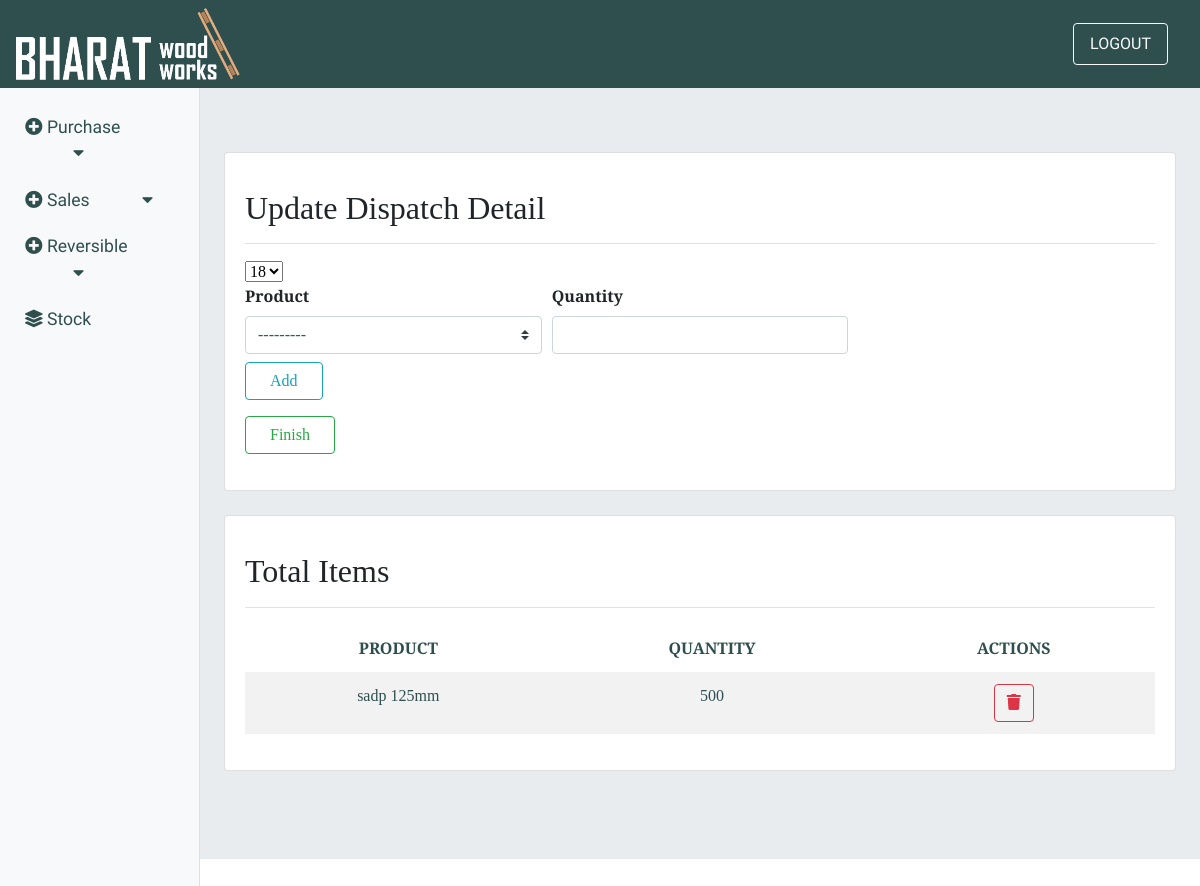
Page /Dis_update_detail/18 on the committed database.
### dispatch/models.py (models this page shows)
class Dispatch(models.Model):
    date = models.DateField(null=True)
    plant = models.ForeignKey(Plant, on_delete=models.CASCADE)
    truck_owner = models.ForeignKey(Transportation,on_delete=models.DO_NOTHING,null=True)
    truck_no = models.CharField(max_length=50, blank=True, null=True)
    weight   = models.CharField(max_length=30,null=True)
    expense = models.IntegerField(null=True)
    customer = models.ForeignKey(Customer, on_delete=models.CASCADE)
    dealer = models.ForeignKey(Dealer,on_delete=models.CASCADE,null=True)
    def __str__(self):
        return str(self.id)

class DispatchDetail(models.Model):
    dispatch = models.ForeignKey(Dispatch,on_delete=models.CASCADE)
    product = models.ForeignKey(Product,on_delete=models.CASCADE)
    qty = models.IntegerField(null=True)

### purchase/models.py (models this page shows)
class Product(models.Model):
    product_name = models.CharField(max_length=40)
    size     = models.CharField(max_length=30)
    unit     = models.CharField(max_length=30,null=True)
    holes    = models.CharField(max_length=20,default=" ")
    hole_size= models.CharField(max_length=20,default=" ")
    is_active = models.BooleanField(default=True)
    def __str__(self):
        return self.product_name+' '+ self.size + self.unit+' '+self.holes

### dispatch/views.py (the view, shortened to what this page needs)
# urls.py: path('Dis_update_detail/<id>',views.update_dispatch_detail,name='update_dispatch_detail'),
def update_dispatch_detail(request,id):
    dispatch_detailForm = DispatchDetail_Form()
    did = Dispatch.objects.get(id=id)
    d = DispatchDetail.objects.filter(dispatch=did.id)
    context = {'dispatch_detailForm': dispatch_detailForm, 'did': did, 'd': d}
    return render(request,"dispatch/update_dispatch_detail.html",context)

### dispatch/forms.py
class DispatchDetail_Form(forms.ModelForm):
    product = forms.ModelChoiceField(queryset=products,widget=forms.Select(attrs={'class':'custom-select'}))
    qty = forms.IntegerField(widget = forms.NumberInput(attrs= {'class':'form-control','type':'number','min':'1'}))
    class Meta():
        model = DispatchDetail
        fields = ('dispatch','product','qty')

### dispatch/templates/dispatch/update_dispatch_detail.html (shortened to what this page needs)
{% extends 'inventory/main.html' %}
{% block content %}
<div class="card mb-4">
    <div class="card-body">
        <div
            class="d-flex justify-content-between flex-wrap flex-md-nowrap align-items-center pt-3 pb-2 mb-3 border-bottom">
            <h1 class="h2">Update Dispatch Detail</h1>
        </div>
        <form method="POST">
            <select name="dispatch" >
                <option value="{{ did.id }}" selected>{{ did }}</option>
            </select>
            <div class="form-row">
                <div class="col-sm-4 mb-2">
                    <label class="font-weight-bold">Product</label>
                    {{ dispatch_detailForm.product }}
                </div>
                <div class="col-sm-4 mb-2">
                    <label class="font-weight-bold">Quantity</label>
                    <input type="number" class="form-control" min="1" name="qty" required>
                </div>
            </div>
            <button class="btn btn-outline-info mb-3 px-4" type="submit">Add</button>
        </form>
        <a href="{% url 'update_dispatch' did.id %}" class="btn btn-outline-success mb-3 px-4" type="submit">Finish</a>
    </div>
</div>
<div class="card mb-4">
    <div class="card-body">
        <div
            class="d-flex justify-content-between flex-wrap flex-md-nowrap align-items-center pt-3 pb-2 mb-3 border-bottom">
            <h1 class="h2">Total Items</h1>
        </div>
        <table class="table table-striped text-center table-borderless">
            <thead>
                <tr>
                    <th>PRODUCT</th>
                    <th>QUANTITY</th>
                    <th>ACTIONS</th>
                </tr>
            </thead>
            <tbody>
                {% if d %}
                {% for item in d %}
                <tr>
                    <td>{{ item.product}}</td>
                    <td>{{ item.qty }}</td>
                    <td>
                        <button type="button" class="btn btn-outline-danger" data-toggle="modal"
                            data-target="#deleteModal{{ item.id }}">
                            <i class="fas fa-trash"></i>
                        </button>
                    </td>
                </tr>
                {% endfor %}
                {% else %}
                <tr>No Products Added yet</tr>
                {% endif %}
            </tbody>
        </table>
    </div>
</div>
{% endblock %}

### static/css/dashboard.css (style rules this page uses)
:root { --Sniglet-font: "Sniglet", cursive; --Rubik: "Rubik", cursive; --Patua: "Patua One", cursive; --Lobster: "lobster", cursive; --Merriweather: "Merriweather Sans", cursive; --light-black: #2e2c2caf; --bggradient: linear-gradient(to bottom, #ff5733, #ffffff); --light-gray: rgba(255, 255, 255, 0.877); }
tr, td { color: darkslategrey; }

### rows in the picture
Dispatch: dispatch "18"
DispatchDetail: product "sadp 125mm", qty "500"
